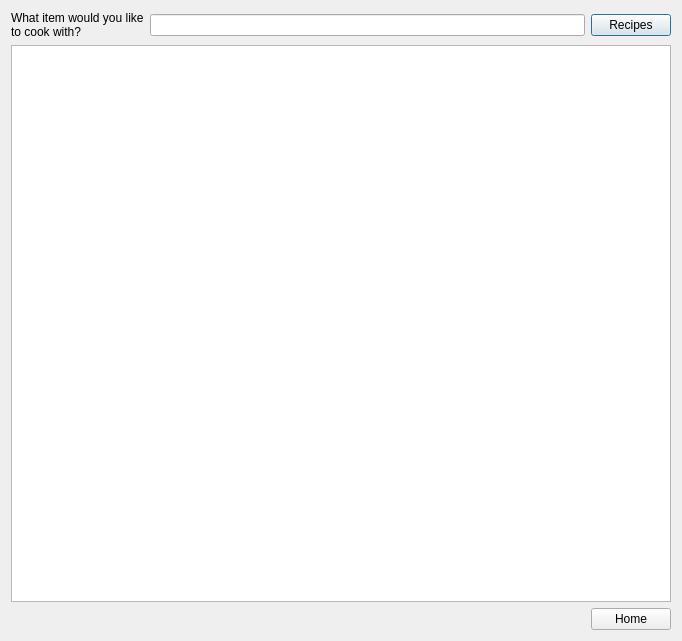
<?xml version="1.0" encoding="UTF-8"?>
<ui version="4.0">
 <class>RecipePage</class>
 <widget class="QDialog" name="RecipePage">
  <property name="geometry">
   <rect>
    <x>0</x>
    <y>0</y>
    <width>682</width>
    <height>641</height>
   </rect>
  </property>
  <property name="windowTitle">
   <string>Dialog</string>
  </property>
  <property name="styleSheet">
   <string notr="true">background-image: url(:/fridgeimg.JPG);</string>
  </property>
  <layout class="QVBoxLayout" name="verticalLayout_2">
   <item>
    <layout class="QVBoxLayout" name="verticalLayout">
     <item>
      <layout class="QHBoxLayout" name="horizontalLayout">
       <item>
        <widget class="QLabel" name="label">
         <property name="text">
          <string>What item would you like to cook with?</string>
         </property>
         <property name="wordWrap">
          <bool>true</bool>
         </property>
        </widget>
       </item>
       <item>
        <widget class="QLineEdit" name="lineEdit1"/>
       </item>
       <item>
        <widget class="QPushButton" name="SearchButton">
         <property name="text">
          <string>Recipes</string>
         </property>
        </widget>
       </item>
      </layout>
     </item>
     <item>
      <widget class="QTextBrowser" name="textBrowser1">
       <property name="autoFillBackground">
        <bool>false</bool>
       </property>
      </widget>
     </item>
     <item>
      <widget class="QPushButton" name="HomeButton2">
       <property name="sizePolicy">
        <sizepolicy hsizetype="Maximum" vsizetype="Fixed">
         <horstretch>0</horstretch>
         <verstretch>0</verstretch>
        </sizepolicy>
       </property>
       <property name="layoutDirection">
        <enum>Qt::RightToLeft</enum>
       </property>
       <property name="text">
        <string>Home</string>
       </property>
      </widget>
     </item>
    </layout>
   </item>
  </layout>
 </widget>
 <resources/>
 <connections>
  <connection>
   <sender>HomeButton2</sender>
   <signal>clicked()</signal>
   <receiver>RecipePage</receiver>
   <slot>reject()</slot>
   <hints>
    <hint type="sourcelabel">
     <x>421</x>
     <y>196</y>
    </hint>
    <hint type="destinationlabel">
     <x>422</x>
     <y>231</y>
    </hint>
   </hints>
  </connection>
 </connections>
</ui>
